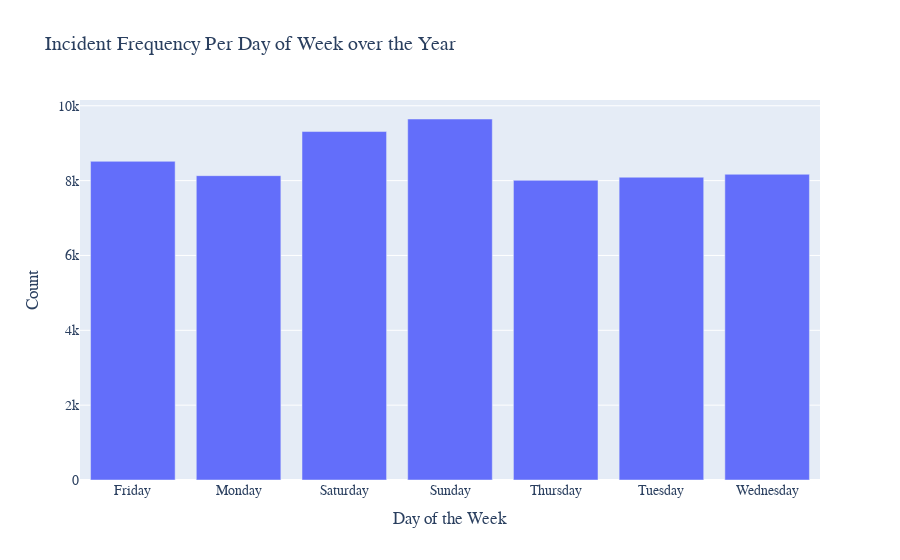

Notebook cell for this chart:
### Code cell
# distribution of incidents per day of the week
weekday_df = pd.DataFrame(ts_df.groupby(['Weekday'])['Weekday'].count())
print(f"Average Incidents per day of week: {ts_df.groupby(['Weekday'])['Weekday'].count().mean()}")
fig_weekday = px.bar(weekday_df, 
    x=weekday_df.index, 
    y='Weekday', 
    labels={'index':'Day of the Week', 'Weekday':'Count'},
    title='Incident Frequency Per Day of Week over the Year')

fig_weekday.update_layout(
    font_family="Garamond",
    font_size=14,
)

fig_weekday.show()

fig_weekday.write_image('../Visuals/Updated/Unspecified/Weekday_total_over_year.png', engine="kaleido")

### Figure 1 — Plotly figure (JSON) as saved in the notebook; plotly's stock layout.template omitted (floating-point values rounded to 4 significant figures)
{"data": [{"alignmentgroup": "True", "hovertemplate": "Day of the Week=%{x}<br>Count=%{y}<extra></extra>", "legendgroup": "", "marker": {"color": "#636efa", "pattern": {"shape": ""}}, "name": "", "offsetgroup": "", "orientation": "v", "showlegend": false, "textposition": "auto", "type": "bar", "x": ["Friday", "Monday", "Saturday", "Sunday", "Thursday", "Tuesday", "Wednesday"], "xaxis": "x", "y": [8515, 8132, 9311, 9646, 8008, 8090, 8169], "yaxis": "y"}], "layout": {"barmode": "relative", "font": {"family": "Garamond", "size": 14}, "legend": {"tracegroupgap": 0}, "title": {"text": "Incident Frequency Per Day of Week over the Year"}, "xaxis": {"anchor": "y", "domain": [0, 1], "title": {"text": "Day of the Week"}}, "yaxis": {"anchor": "x", "domain": [0, 1], "title": {"text": "Count"}}}}
